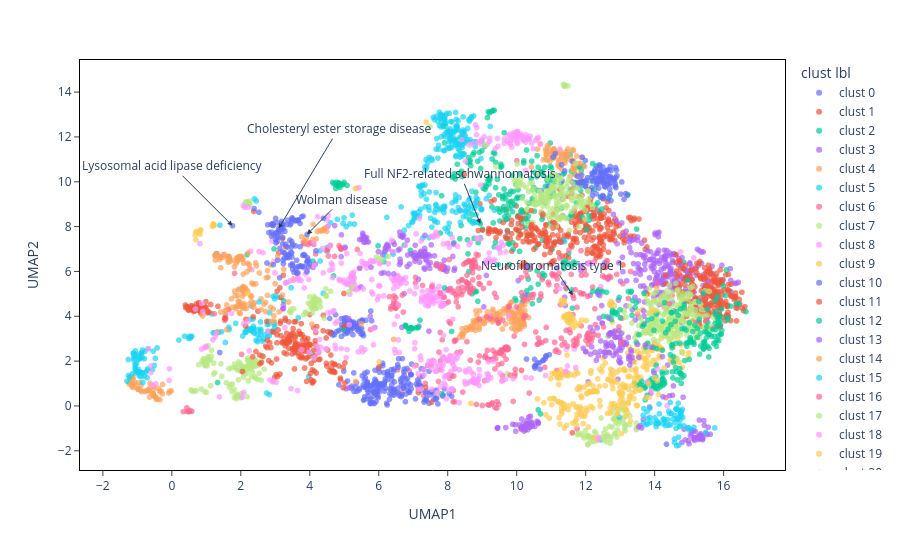

Source (notebook cell):
### Code cell
# --- Map 2: color points by cluster label ---
# Sort by numeric cluster id so the color sequence is stable.
dis2vec_clust_df = dis2vec_clust_df.sort_values(by='dis_vec_clust')

# Highlight a few example diseases (e.g. LALD/CESD, NF1/NF2 groups).
annot = {
    'ORPHA_275761': {'ay': -60, 'ax': -60},
    'ORPHA_75234': {'ay': -100, 'ax': +60},
    'ORPHA_75233': {'ay': -35, 'ax': +35},
    'ORPHA_637': {'ay': -50, 'ax': -20},
    'ORPHA_636': {'ay': -30, 'ax': -20},
}

plot_res(
    dis2vec_clust_df, 'UMAP',
    annotate_orph=annot,
    color='clust lbl',
    custom_header='',
    save=True,
    postfix_file='dis_vec_clust_UMAP',
)
